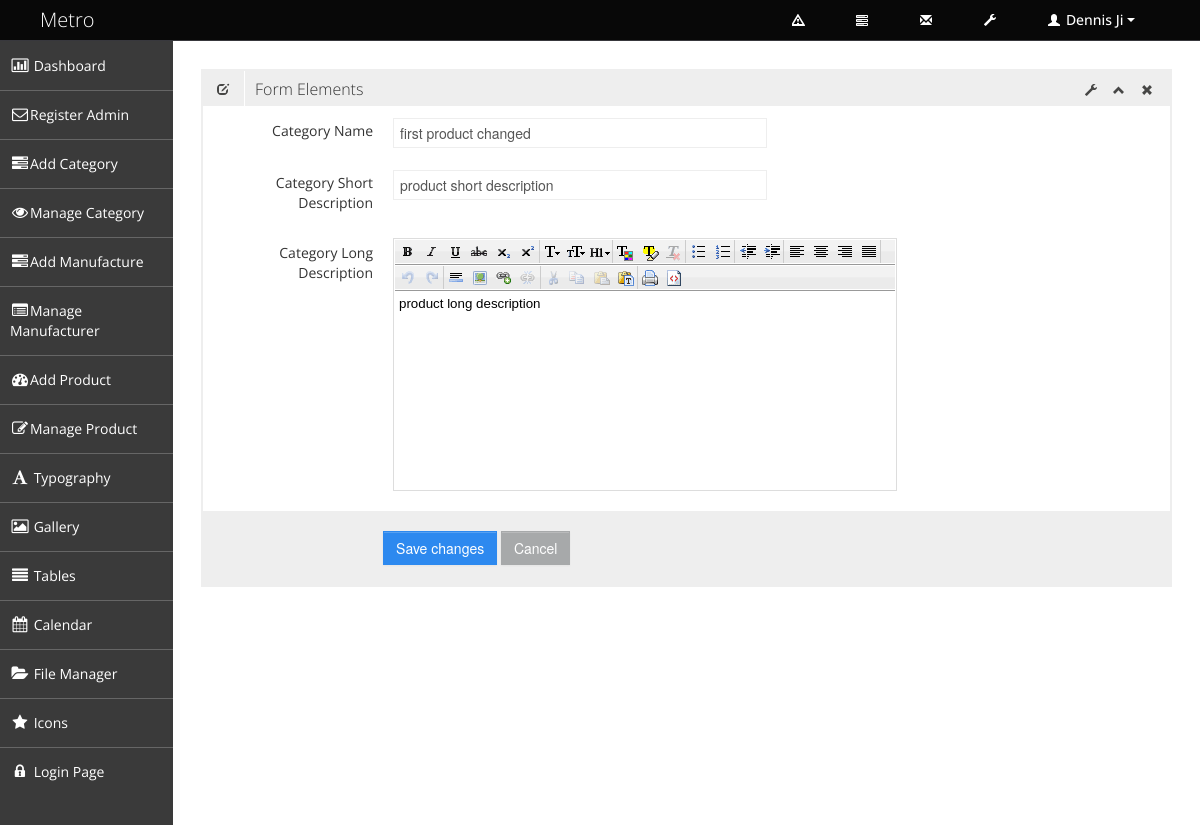
The page /edit-category/1 on the database its author committed.
### tables this page shows
CREATE TABLE `tbl_category` (
  `category_id` int(11) NOT NULL,
  `category_name` varchar(255) NOT NULL,
  `category_short_description` varchar(255) NOT NULL,
  `category_long_description` text NOT NULL,
  `category_status` tinyint(3) NOT NULL
);

### application/controllers/Products.php (called while the page is built, shortened)
<?php
class Products extends CI_Controller {
    function __construct() {
        $this->load->model('products_model');
    }
    function edit_category($category_id) {
        $data['category_data'] = $this->products_model->get_category_detail($category_id);
        $data['admin_maincontent'] = $this->load->view('admin/admin_pages/edit_category_form', $data, TRUE);
        $this->load->view('admin/admin_master', $data);
    }
}

### index.php (called while the page is built, shortened)
<?php
require_once BASEPATH.'core/CodeIgniter.php';

### application/models/Products_model.php (called while the page is built, shortened)
<?php
class Products_model extends CI_Model {
    function get_category_detail($category_id) {
        $result = $this->db->select('*')->from('tbl_category')
                ->where('category_id', $category_id)
                ->get()
                ->row();
        return $result;
    }
 }

### application/views/admin/admin_pages/edit_category_form.php (the view, shortened to what this page needs)
<div class="row-fluid sortable">
    <div class="box span12">
        <div class="box-header" data-original-title>
            <h2><i class="halflings-icon edit"></i><span class="break"></span>Form Elements</h2>
            <div class="box-icon">
                <a href="#" class="btn-setting"><i class="halflings-icon wrench"></i></a>
                <a href="#" class="btn-minimize"><i class="halflings-icon chevron-up"></i></a>
                <a href="#" class="btn-close"><i class="halflings-icon remove"></i></a>
            </div>
        </div>
        <div class="box-content">
            <form class="form-horizontal" action="<?php echo base_url();?>products/update_category" method="post">
                <fieldset>
                    <div class="control-group">
                        <label class="control-label" for="typeahead">Category Name</label>
                        <div class="controls">
                            <input type="text" value="<?php echo $category_data->category_name;?>" class="span6 typeahead"name="category_name" id="typeahead"  data-provide="typeahead" data-items="4" required>
                        </div>
                    </div>
                    <div class="control-group">
                        <label class="control-label" for="typeahead">Category Short Description</label>
                        <div class="controls">
                            <input type="text" value="<?php echo  $category_data->category_short_description;?>" class="span6 typeahead" name="category_short_description" id="typeahead"  data-provide="typeahead" data-items="4" required>
                        </div>
                    </div>
                    <div class="control-group hidden-phone">
                        <label class="control-label" for="textarea">Category Long Description</label>
                        <div class="controls">
                        </div>
                    </div>
                    <div class="form-actions">
                        <button type="submit" class="btn btn-primary"  >Save changes</button>
                        <button type="reset" class="btn">Cancel</button>
                    </div>
                </fieldset>
            </form>
        </div>
    </div>
</div>

### assets/admin_assets/css/style.css (style rules this page uses)
body { background: #F5F5F5; color: #333; border: none; font-family: 'Open Sans', sans-serif; font-weight: 400; }
h2 { font-size: 16px; line-height: 16px; }
.box { border: 2px solid #eee; background: #fff !important; margin-bottom: 28px; }
.box-header { height: 16px; font-size: 16px; line-height: 16px; padding: 10px; background: #eee; -webkit-box-shadow: none; -moz-box-shadow: none; box-shadow: none; overflow: hidden; }
.box-header h2 { float:left; margin-top: 0px; font-weight: 300; }
.box-header h2 i { margin: 0px 3px 0px 4px; opacity: .8; filter: alpha(opacity=80); -ms-filter:"progid:DXImageTransform.Microsoft.Alpha(Opacity=80)"; }
.box-header .box-icon { float:right; margin-top: 1px; }
.box-header .box-icon i { -webkit-transition: all 0.1s ease-in-out; -moz-transition: all 0.1s ease-in-out; -o-transition: all 0.1s ease-in-out; -ms-transition: all 0.1s ease-in-out; transition: all 0.1s ease-in-out; opacity: .8; filter: alpha(opacity=80); -ms-filter:"progid:DXImageTransform.Microsoft.Alpha(Opacity=80)"; }
.box-header .box-icon a { margin: 0px 5px; }
.box-content { position: relative; z-index: 50; margin-top: -1px; padding: 10px; background: #fff !important; }
.form-actions { padding: 19px 20px 20px; margin: 20px -10px -30px -10px; background-color: #eee; border-top: 1px solid #eee; *zoom: 1; }
.form-actions:before, .form-actions:after { display: table; line-height: 0; content: ""; }
.form-actions:after { clear: both; }
.btn { display: inline-block; padding: 6px 12px; margin-bottom: 0; font-size: 14px; font-weight: 500; line-height: 20px; text-align: center; white-space: nowrap; vertical-align: middle; cursor: pointer; border: 1px solid #a7a9aa; -webkit-border-radius: 0px !important; border-radius: 0px !important; }
.btn { color: #ffffff; background-color: #a7a9aa; border-color: #a7a9aa; background-image: none; filter: none; text-shadow: none; }
.btn-primary { background-color: #2D89EF; border-color: #2D89EF; }

### assets/admin_assets/css/halflings.css (style rules this page uses)
html, html .halflings { -webkit-font-smoothing: antialiased !important; }
.halflings-icon { display: inline-block; width: 14px; height: 14px; line-height: 14px; vertical-align: text-top; background-image: url(../img/glyphicons_halflings.svg); background-position: 0 0; background-repeat: no-repeat; vertical-align: top; *display: inline; *zoom: 1; *margin-right: .3em; }
.halflings-icon.remove { background-position: -312px 0; }
.halflings-icon.edit { background-position: -96px -72px; }
.halflings-icon.chevron-up { background-position: -288px -120px; }
.halflings-icon.wrench { background-position: -360px -144px; }

### rows shown on the page
tbl_category: category_name "first product changed", category_short_description "product short description"
